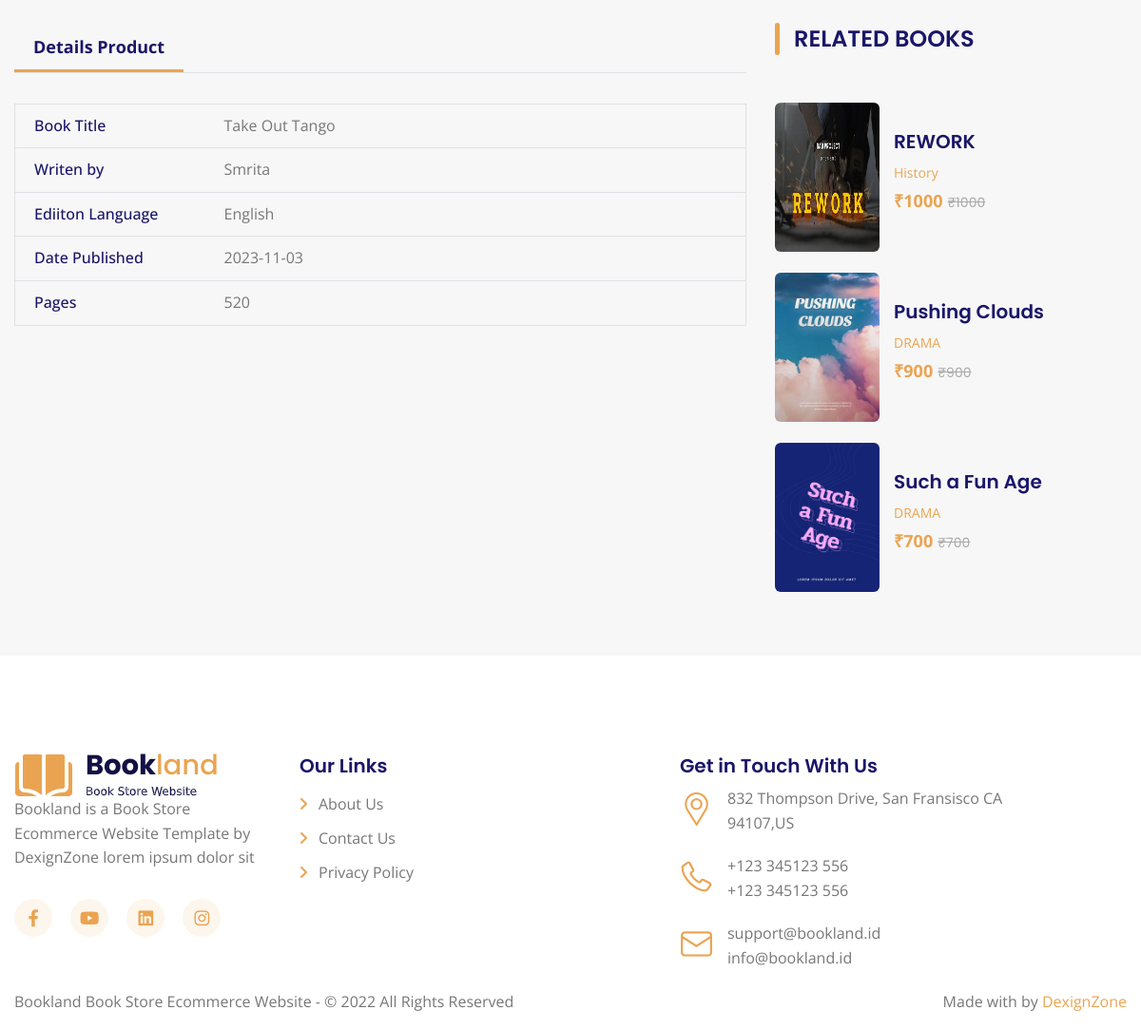
Page /books-detail.php?id=3 (lower part) on the earlier database version.
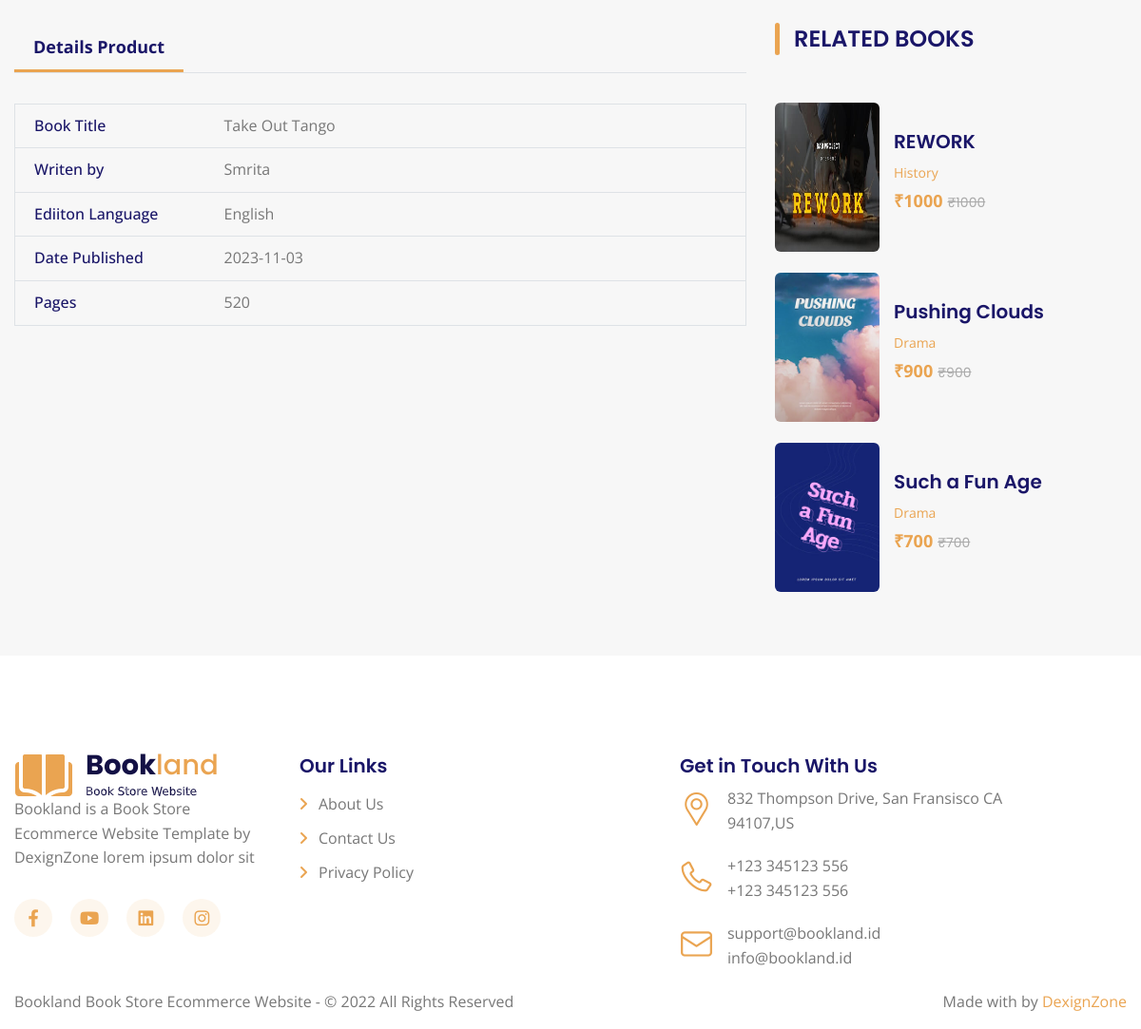
Same page on the later database version.
### tables this page shows
CREATE TABLE `courses` (
  `id` int(11) NOT NULL,
  `offers` varchar(100) NOT NULL,
  `category` varchar(100) NOT NULL,
  `c_images` varchar(100) NOT NULL,
  `heading` varchar(100) NOT NULL,
  `own_name` varchar(500) NOT NULL,
  `short_name` varchar(50) NOT NULL,
  `code` varchar(100) NOT NULL,
  `duration_from` varchar(100) NOT NULL,
  `duration_to` varchar(100) NOT NULL,
  `validity_certificate` varchar(100) NOT NULL,
  `details` longtext NOT NULL,
  `price` varchar(100) NOT NULL,
  `writen_by` varchar(100) NOT NULL,
  `year` varchar(100) NOT NULL,
  `language` varchar(100) NOT NULL,
  `pages` varchar(100) NOT NULL,
  `date` date NOT NULL
);

CREATE TABLE `category` (
  `id` int(11) NOT NULL,
  `category` varchar(100) NOT NULL,
  `date` date NOT NULL
);

### books-detail.php (the view, shortened to what this page needs)
<!DOCTYPE html>
<html lang="en">
<head>
	<?php include 'inc/links.php'; ?>
</head>
<body>
<div class="page-wraper">
    <?php
    $id = $_GET['id'];
    include 'inc/connection.php';
        $sql = "SELECT courses.id,category.category,courses.c_images,courses.heading,courses.own_name,courses.duration_from,courses.duration_to,courses.validity_certificate,courses.details,courses.price,courses.date,courses.pages,courses.language,courses.year,courses.writen_by
        FROM `courses` INNER JOIN category ON courses.category=category.id WHERE courses.id=$id";
        $result = mysqli_query($conn, $sql) or die("No Result Found.");
    ?>
	<div class="page-content bg-grey">
		<section class="content-inner-1">
        <?php
                    while ($row = mysqli_fetch_array($result)) {
                    ?>
			<div class="container">
				<div class="row">
					<div class="col-xl-8">
						<div class="product-description tabs-site-button">
                            <ul class="nav nav-tabs">
                                <li><a data-bs-toggle="tab" href="#graphic-design-1" class="active">Details Product</a></li>
                            </ul>
							<div class="tab-content">
								<div id="graphic-design-1" class="tab-pane show active">
                                    <table class="table border book-overview">
                                        <tr>
                                            <th>Book Title</th>
                                            <td><?php  echo $row['heading']; ?></td>
                                        </tr>
										<tr>
                                            <th>Writen by</th>
                                            <td><?php  echo $row['writen_by']; ?></td>
                                        </tr>
										<tr>
                                            <th>Ediiton Language</th>
                                            <td><?php  echo $row['language']; ?></td>
                                        </tr>
                                        <tr>
                                            <th>Date Published</th>
                                            <td><?php  echo $row['year']; ?></td>
                                        </tr>
										<tr>
                                            <th>Pages</th>
                                            <td><?php  echo $row['pages']; ?></td>
                                        </tr>
                                    </table>
                                </div>
							</div>
						</div>
					</div>
                    <?php }
                    ?>
					<?php
					 include "inc/connection.php";
					 $sql1 = "SELECT courses.id,category.category,courses.c_images,courses.heading,courses.own_name,courses.duration_from,courses.duration_to,courses.validity_certificate,courses.details,courses.price,courses.date,courses.pages,courses.language,courses.year,courses.writen_by FROM `courses` INNER JOIN category ON courses.category=category.id   ORDER BY courses.id DESC
					 LIMIT 3 ";
					 $result1 = mysqli_query($conn, $sql1) or die("No Result Found.");
					?>
					<div class="col-xl-4 mt-5 mt-xl-0">
						<div class="widget">
							<h4 class="widget-title">Related Books</h4>
							<div class="row">
								<?php
							 while ($row1 = mysqli_fetch_array($result1)) {
								 $images = 'admin/Images/courses_img/' . $row1['c_images'];
							?>
								<div class="col-xl-12 col-lg-6">
									<div class="dz-shop-card style-5">
										<div class="dz-media">
											<a href="books-detail.php?id=<?php echo $row1['id']; ?>"><img src="<?php  echo $images; ?>" alt="" style="width: 110px;height: 157px;"></a>
										</div>
										<div class="dz-content">
											<a href="books-detail.php?id=<?php echo $row1['id']; ?>" ><h5 class="subtitle"><?php  echo $row1['heading']; ?></h5></a>
											<ul class="dz-tags">
												<li><?php  echo $row1['category']; ?></li>
											</ul>
											<div class="price">
												<span class="price-num">&#8377;<?php  echo $row1['price']; ?></span>
												<del>&#8377;<?php  echo $row1['price']; ?></del>
											</div>
										</div>
									</div>
								</div>
								<?php  } ?>
							</div>
						</div>
					</div>
				</div>
			</div>
		</section>
	</div><br><br><br><br>
	<?php  include 'inc/footer.php'; ?>
</div>
</body>
</html>

Differences in the rows shown:
changed through a linked row, courses "Pushing Clouds": category.category "DRAMA" → "Drama"
changed through a linked row, courses "Such a Fun Age": category.category "DRAMA" → "Drama"
